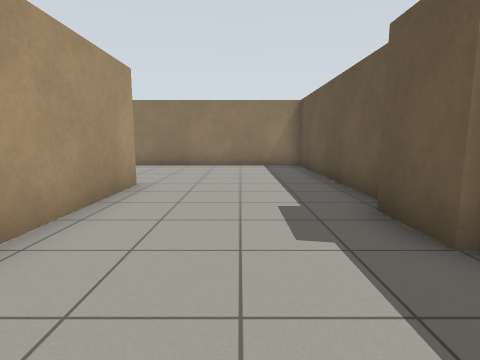
view 1 (above)

19 first-person views from a walk through a Gazebo world. The camera is 1 m above the floor, tilts 8° down and sees 80° across. The floor is counted in squares, 1 m on a side. Each view is taken from the middle of a square. On the plan, view 1 faces up. The plan holds only what a view shows up to about 12 squares ahead; the rest is blank. The place goes on beyond the plan. Some stock models are drawn as simple stand-ins. Surface patterns are stand-ins for the level's own textures.

view 2
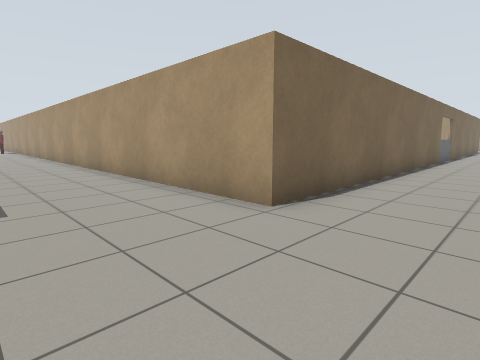

view 3
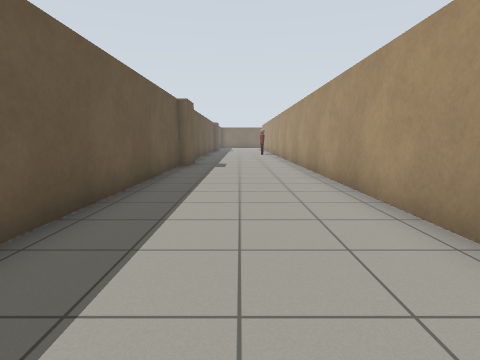

view 4
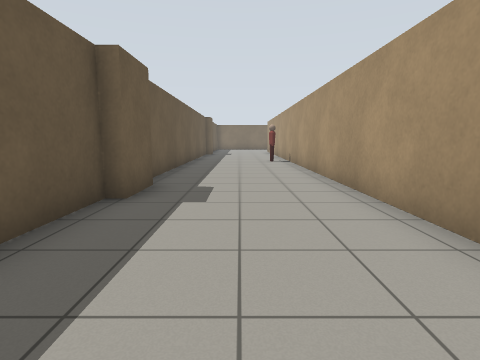

view 5
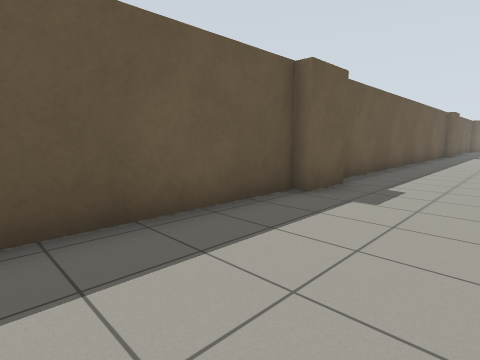

view 6
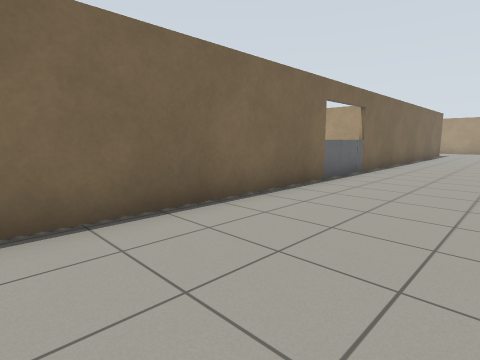

view 7
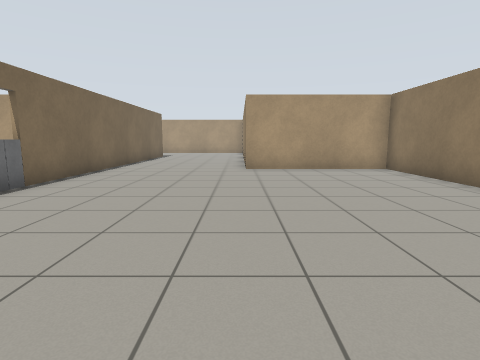

view 8
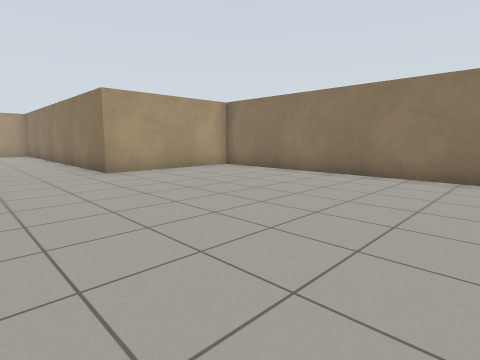

view 9
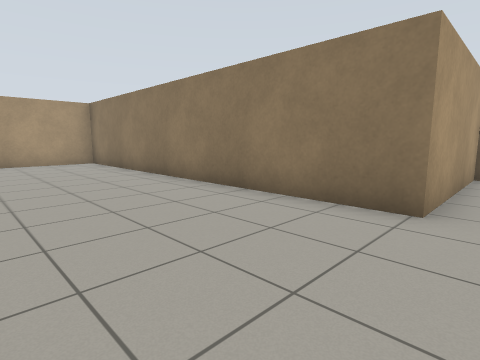

view 10
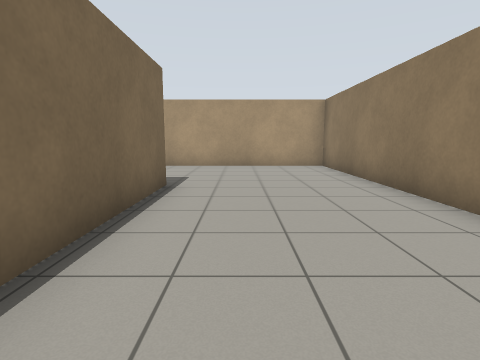

view 11
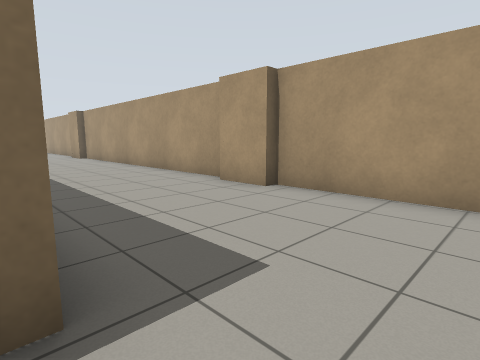

view 12
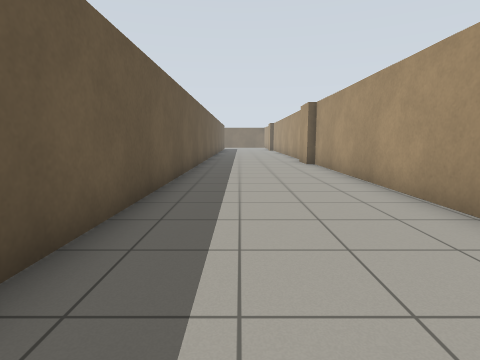

view 13
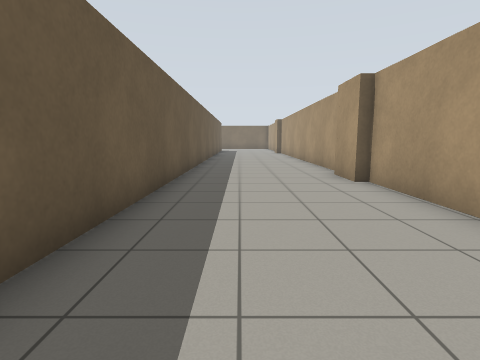

view 14
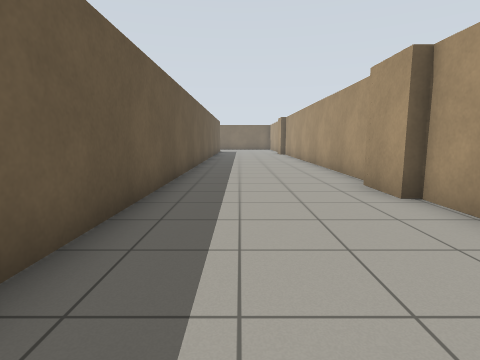

view 15
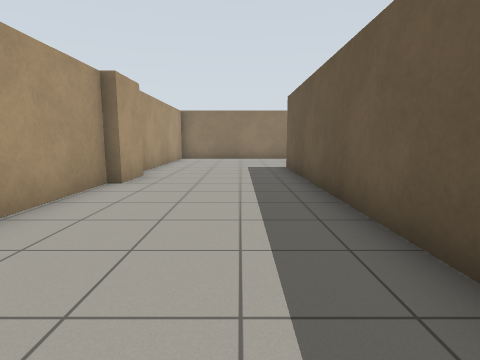

view 16
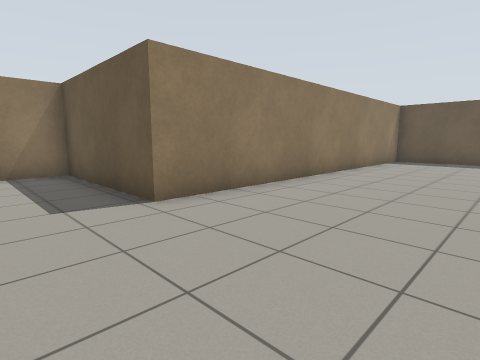

view 17
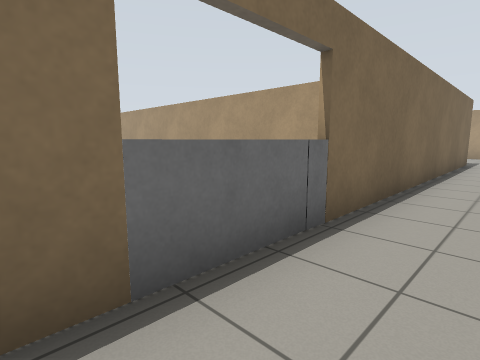

view 18
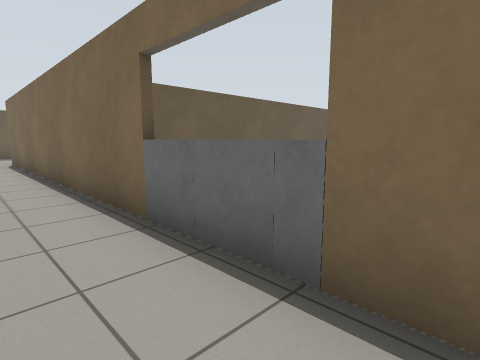

view 19
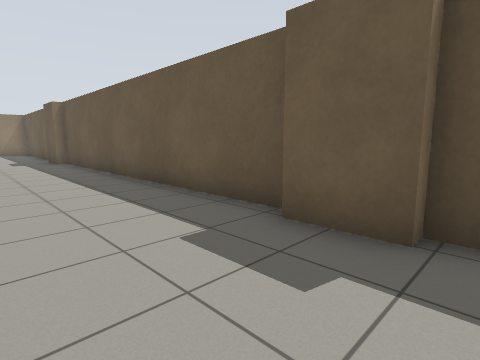

### Floor plan
Points are (right, up) in squares from view 1. A wall is a line through its corners. A room is listed if a view was taken in it or the views show most of it. See-through windows are left out.
Room 1 (views 1, 2, 3, 4, 5, 6, 7, 8, 9, 10, 11, 12, 13, 14, 15, 16, 17, 18, 19)
walls: (-13.6, 6.4) (-2.3, 6.4) (-2.3, -15.5); (-31.8, 4.1) (-31.8, 2.6); (-32.1, 2.6) (-32.1, -8.9); (2.3, 4.6) (2.3, 11.2) (-9.8, 11.2) (-9.8, 16.1) (-19.9, 16.1) (-19.9, 11.2) (-32.1, 11.2) (-32.1, 4); (-31.7, -8.9) (-31.7, -10.4); (-32.1, -11) (-32.1, -15.5); (-27.3, -15.5) (-27.3, 6.4) (-16.4, 6.4); (2.3, -15.5) (2.3, -10.3) (1.9, -10.3) (1.9, -8.8) (2.3, -8.8) (2.3, 2.5) (1.9, 2.5) (1.9, 4.1)
objects: grey box (-16, 5) to (-16, 6); grey box (-15, 5) to (-14, 6)

Positions as (right, up) in squares from view 1, and headings:
1: (0, 0), facing up
2: (1, 9), facing down-left
3: (0, 2), facing down
4: (0, -4), facing down
5: (-1, -4), facing down-right
6: (-7, 10), facing down-left
7: (-10, 11), facing left
8: (-11, 8), facing up-left
9: (-19, 7), facing up-left
10: (-21, 8), facing left
11: (-27, 8), facing down-left
12: (-29, 3), facing down
13: (-29, -2), facing down
14: (-29, -4), facing down
15: (-29, -4), facing up
16: (-12, 7), facing up-right
17: (-13, 8), facing down-left
18: (-17, 8), facing down-right
19: (-1, -11), facing up-right
